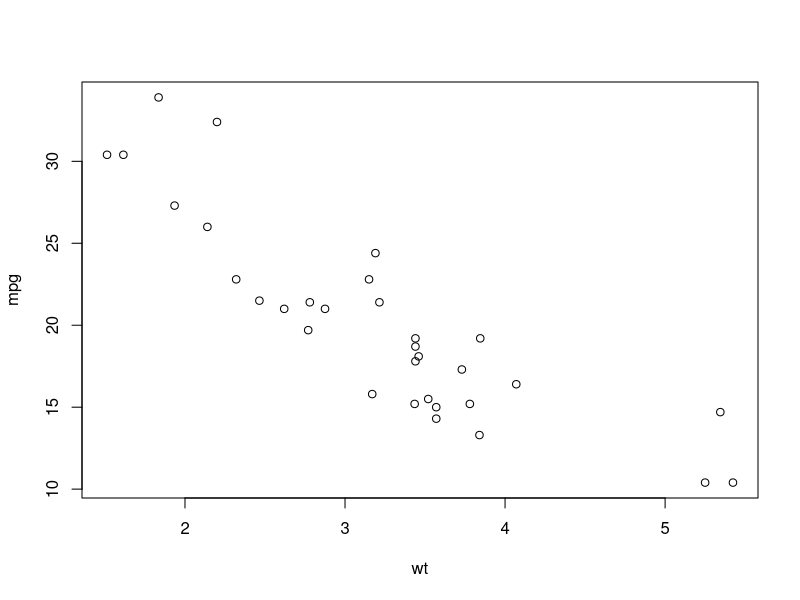
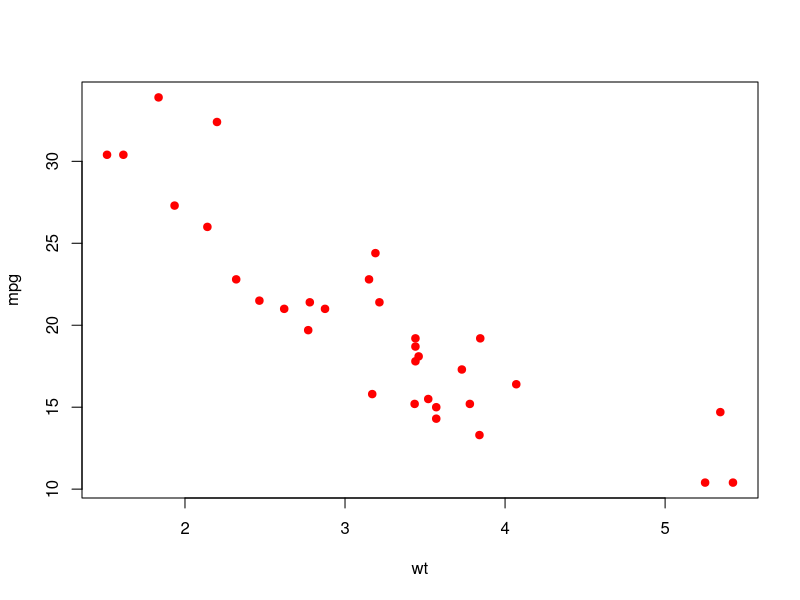
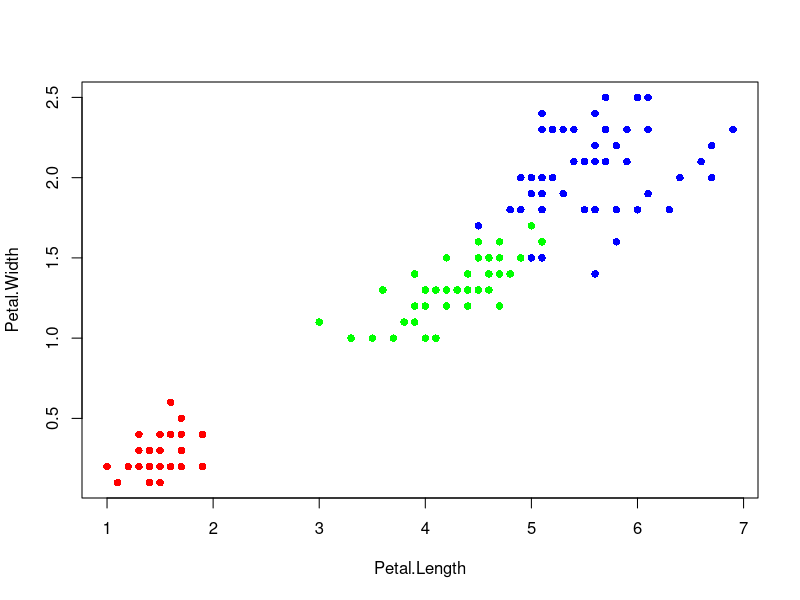

Reproduce these figures in R, in order.
View(mtcars)
wt <- mtcars$wt
mpg <- mtcars$mpg

plot(wt, mpg)
plot(wt, mpg, col = 'red', pch=19)

View(iris)
ds_iris <- iris[,3:4]

group <- as.numeric(iris$Species)
group

color <- c('red', 'green', 'blue')

plot(ds_iris, pch=16, col=color[group])

#교재 p154 실습 - 산점도 그래프에 대각선과 텍스트 추가하기

#교재 p155 실습 - type 속성으로 산점도 그리기

#교재 p156 실습 - pch 속성으로 산점도 그리기

#교재 p162 실습 - iris 데이터셋의 4개 변수를 상호 비교